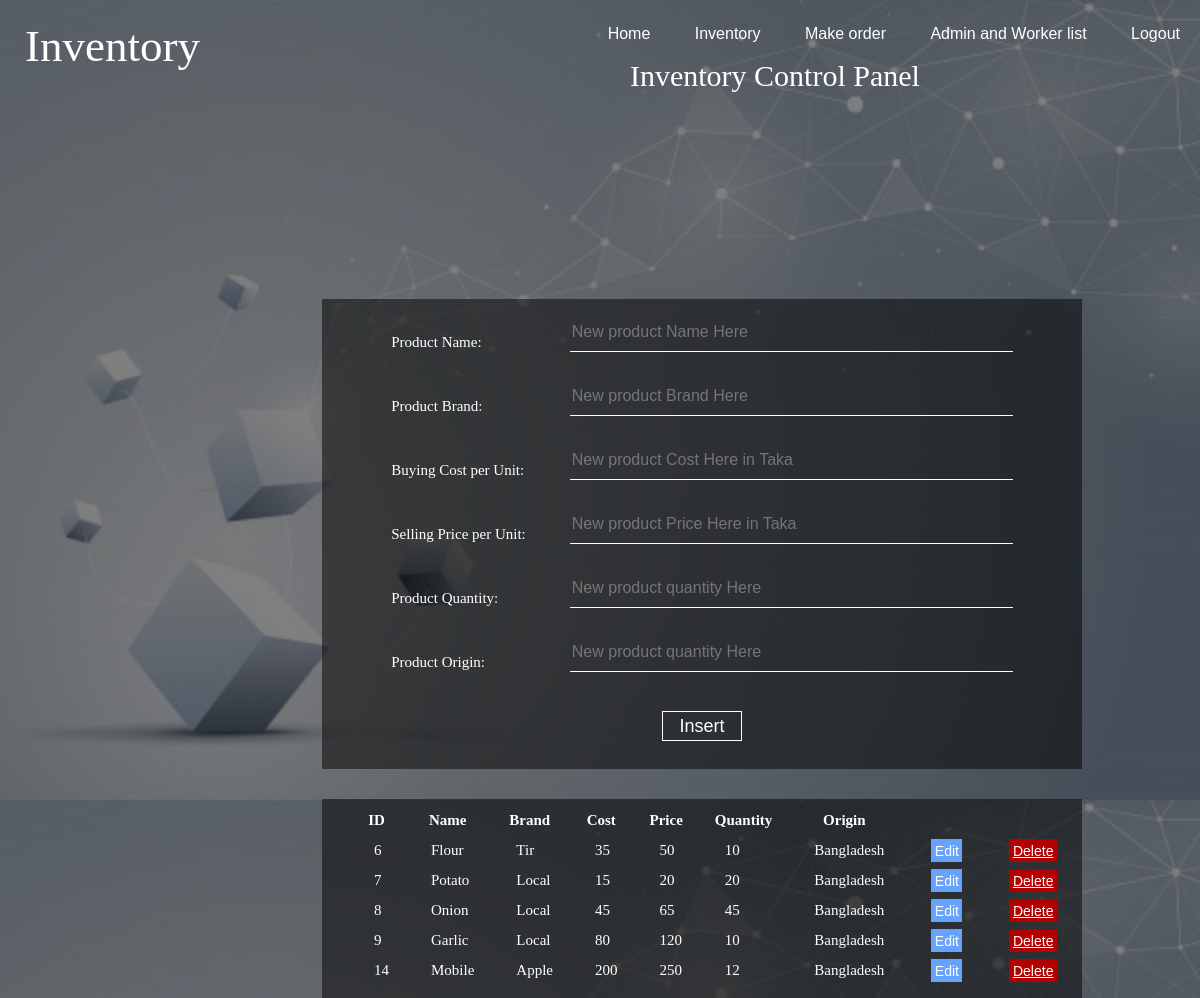
Page /views/inventory.php (signed in) on the committed database.
### tables this page shows
CREATE TABLE `inventory` (
  `id` int(11) NOT NULL,
  `pname` varchar(100) NOT NULL,
  `pbrand` varchar(100) NOT NULL,
  `cost` int(10) NOT NULL,
  `price` int(10) NOT NULL,
  `quan` int(250) NOT NULL,
  `origin` varchar(20) NOT NULL
);

### views/inventory.php (the view, shortened to what this page needs)
<html>
	<head>
		<link rel="stylesheet" type="text/css" href= "styles/inventoryDesign.css">
	</head>
	<body>
	<span id = 'inventoryheading'>Inventory</span>
	<form method = "post" action="../controllers/inventorycontroller.php">
	<div class = "main">
			<ul>
			<li><a href= "admindash.php">Home</a></li>
			<li><a href= "inventory.php">Inventory</a></li>
			<li><a href= "makeorder.php">Make order</a></li>
			<li><a href= "adminworkerlist.php">Admin and Worker list</a></li>
			<li><a href= "login.php">Logout</a></li>
			</ul>
	</div>
	<?php
		$err_name = "";
		$name= "";
		$err_brand = "";
		$brand = "";
		$err_cost = "";
		$cost = "";
		$err_price = "";
		$price = "";
		$err_qty = "";
		$qty = "";
		$err_org = "";
		$org = "";
	?>
	<span id = 'productinsertupdatedelete'>Inventory Control Panel</span>
	<div class = 'productaddingmenu'>
		<table align = 'center'>
			<tr>
				<td>
					Product Name:
				</td>
				<td></td>
				<td>
					<input type = 'text' name = 'productNameInput' size = '45' placeholder = 'New product Name Here' value = "<?php echo $name;?>"> <?php echo $err_name;?>
				</td>
			</tr>
			<tr>
				<td>
					Product Brand:
				</td>
				<td></td>
				<td>
					<input type = 'text' name = 'productBrandInput' size = '45' placeholder = 'New product Brand Here' value = '<?php echo $brand;?>'> <?php echo $err_brand;?>
				</td>
			</tr>
			<tr>
				<td>
					Buying Cost per Unit:
				</td>
				<td></td>
				<td>
					<input type = 'text' name = 'productcostInput' size = '45' placeholder = 'New product Cost Here in Taka' value = '<?php echo $cost;?>'> <?php echo $err_cost;?>
				</td>
			</tr>
			<tr>
				<td>
					Selling Price per Unit:
				</td>
				<td></td>
				<td>
					<input type = 'text' name = 'productpriceInput' size = '45' placeholder = 'New product Price Here in Taka' value = '<?php echo $price;?>'> <?php echo $err_price;?>
				</td>
			</tr>
			<tr>
				<td>
					Product Quantity:
				</td>
				<td></td>
				<td>
					<input type = 'text' name = 'productQuantityInput' size = '45' placeholder = 'New product quantity Here' value = '<?php echo $qty;?>'> <?php echo $err_qty;?>
				</td>
			</tr>
			<tr>
				<td>
					Product Origin:
				</td>
				<td></td>
				<td>
					<input type = 'text' name = 'productoriginInput' size = '45' placeholder = 'New product quantity Here' value = '<?php echo $org;?>'> <?php echo $err_org;?>
				</td>
			</tr>
			<tr>
				<td colspan = '3' align = 'center'>
					<input type = "submit" name = 'insertbutton' value = 'Insert'>
				</td>
			</tr>
		</table>
	</div>
	<div class = "dbtable">
		<table class="table">
		<thead>
			<th>ID</th>
			<th> Name</th>
			<th> Brand</th>
			<th> Cost</th>
			<th> Price</th>
			<th> Quantity</th>
			<th> Origin</th>
			<th></th>
			<th></th>
		</thead>
		<tbody>
			<?php
				$q = "SELECT * FROM inventory";
				$con = mysqli_connect('localhost', 'root', '', 'dailysupershopdb');
				$result = mysqli_query($con, $q);
				if(mysqli_num_rows($result) > 0)
				{
					while($product = mysqli_fetch_assoc($result))
					{
						echo "<tr>";
							echo "<td>".$product["id"]."</td>";
							echo "<td>".$product["pname"]."</td>";
							echo "<td>".$product["pbrand"]."</td>";
							echo "<td>".$product["cost"]."</td>";
							echo "<td>".$product["price"]."</td>";
							echo "<td>".$product["quan"]."</td>";
							echo "<td>".$product["origin"]."</td>";
							echo '<td><a href="editproduct.php?edit='.$product["id"].'" class="ebtn">Edit</a></td>';
							echo '<td><a href="../controllers/inventorydeleteproduct.php?id='.$product["id"].'" class="dbtn">Delete</a></td>';
						echo "</tr>";
					}
				}
			?>
		</tbody>
	</table>
	</div>
	</form>
	</body>
</html>

### views/styles/inventoryDesign.css (style rules this page uses)
body { margin: 0; padding: 0; background-image: linear-gradient(rgba(0,0,0,0.5), rgba(0,0,0,0.5)), url(../../storage/images/15334.jpg); background-size: cover; background-position: center; font-family: sans-serif; }
.main ul { float: right; list-style-type: none; margin-top: 25px; }
.main ul li { display: inline-block; }
.main ul li a { text-decoration: none; color: #fff; padding: 5px 20px; border: none; transition: 0.6s ease; }
#inventoryheading { float: left; font-family: century gothic; font-size: 45px; color: #fff; margin: 20px 25px; }
#productinsertupdatedelete { padding-top: 100px; font-family: century gothic; font-size: 30px; color: #fff; margin-top: 1000px; margin-left: 405px; padding-bottom: 0px; }
.productaddingmenu { float: center; margin: 0 200 10 10px; padding: 10px 20px 10px 20px; font-family: century gothic; width: 720px; background: rgba(0, 0, 0, 0.5); color: #fff; top: 30%; left: 26%; position: absolute; }
.productaddingmenu td { padding-left: 10px; padding-right: 10px; font-size: 15px; color: #fff; }
.productaddingmenu input { width: 100%; margin-bottom: 20px; }
.productaddingmenu input[type="text"] { border: none; border-bottom: 1px solid #fff; background: transparent; outline: none; height: 40px; color: #fff; font-size: 16px; }
.productaddingmenu input[type = "submit"] { border: 1px solid #fff; outline: none; height: 30px; width: 80px; background: transparent; color: #fff; font-family: sans-serif; font-size: 18px; margin: 15 10 15 10px; }
.dbtable { float: center; margin: 500 200 10 10px; padding: 10px 20px 10px 20px; font-family: century gothic; width: 720px; background: rgba(0, 0, 0, 0.5); color: #fff; top: 30%; left: 26%; position: absolute; }
.dbtable td { padding-left: 30px; padding-right: 10px; padding-bottom: 10px; font-size: 15px; color: #fff; }
.dbtable th { padding-left: 20px; padding-right: 10px; padding-bottom: 10px; font-size: 15px; color: #fff; }
.ebtn { border: none; outline: none; height: 10px; width: 30px; background: #66a3ff; color: #fff; font-family: sans-serif; font-size: 14px; margin-left: 5px; padding: 3.5px; text-decoration: none; }
.dbtn { border: none; outline: none; height: 15px; width: 45px; background: #b30000; color: #fff; font-family: sans-serif; font-size: 14px; margin-left: 5px; padding: 3.5px; }

### rows in the picture
inventory: id "6", pname "Flour", pbrand "Tir", cost "35", price "50", quan "10", origin "Bangladesh"
inventory: id "7", pname "Potato", pbrand "Local", cost "15", price "20", quan "20", origin "Bangladesh"
inventory: id "8", pname "Onion", pbrand "Local", cost "45", price "65", quan "45", origin "Bangladesh"
inventory: id "9", pname "Garlic", pbrand "Local", cost "80", price "120", quan "10", origin "Bangladesh"
inventory: id "14", pname "Mobile", pbrand "Apple", cost "200", price "250", quan "12", origin "Bangladesh"
